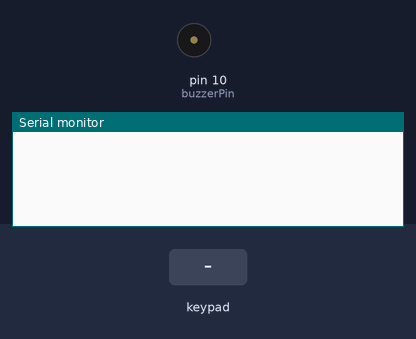
A sketch run on a simulated Arduino Uno, built with avr-gcc and run on an emulated ATmega328P. On the bench: buzzer (waves = sounding), the last lines printed to the serial monitor. The test bench sets the inputs (shaded band).

Above: at 1.2 s.
1.3 s: keypad keys 2 3 4 5 pressed 0.4 s apart
At 3.0 s:
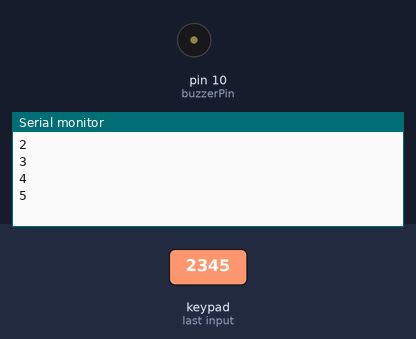
7.4 s: keypad keys 2 3 4 5 # pressed 0.4 s apart
At 10.4 s:
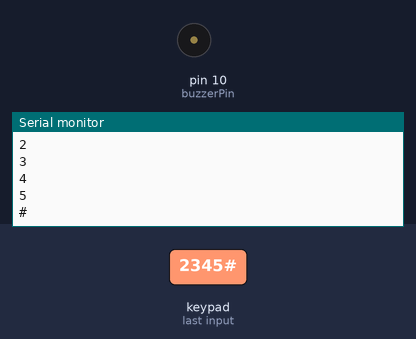
12.4 s: keypad keys 6 7 8 9 D pressed 0.4 s apart
At 15.3 s:
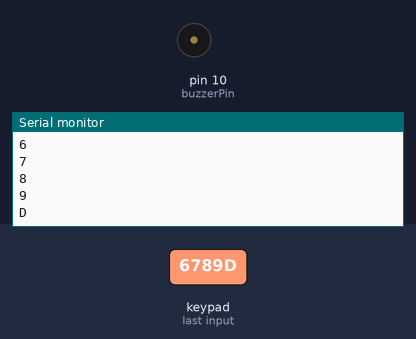
Timing chart, 0 to 16.8 s (numbered marks = the images above; inputs shaded):
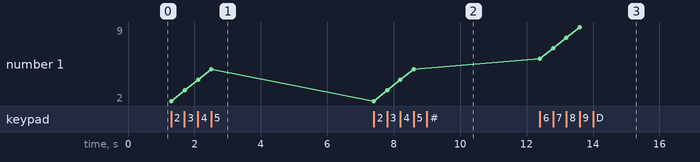

Measured:
- after the input at 1.3 s, the serial monitor: prints a new line at once (image 1)
- after the input at 7.4 s, the serial monitor: prints a new line at once (image 2)
- after the input at 12.4 s, the serial monitor: prints a new line at once (image 3)
- plotted number 1: 5 → 9 after the input at 12.4 s

The sketch:

tunetap.ino
```cpp
#include <Keypad.h>

const byte ROWS = 4;
const byte COLS = 4;

char keys[ROWS][COLS] = {
  {'1', '2', '3', 'A'},
  {'4', '5', '6', 'B'},
  {'7', '8', '9', 'C'},
  {'*', '0', '#', 'D'}
};

byte rowPins[ROWS] = {2, 3, 4, 5}; // Adjust as per wiring
byte colPins[COLS] = {6, 7, 8, 9}; // Adjust as per wiring

Keypad keypad = Keypad(makeKeymap(keys), rowPins, colPins, ROWS, COLS);

const int buzzerPin = 10;

int noteFreqs[8] = {262, 294, 330, 349, 392, 440, 494, 523};

void setup() {
  pinMode(buzzerPin, OUTPUT);
  Serial.begin(9600);
}

void loop() {
  char key = keypad.getKey();
  if (key) {
    Serial.println(key);

    switch (key) {
      case '1': tone(buzzerPin, noteFreqs[0]); break; // C4
      case '2': tone(buzzerPin, noteFreqs[1]); break; // D4
      case '3': tone(buzzerPin, noteFreqs[2]); break; // E4
      case '4': tone(buzzerPin, noteFreqs[3]); break; // F4
      case '5': tone(buzzerPin, noteFreqs[4]); break; // G4
      case '6': tone(buzzerPin, noteFreqs[5]); break; // A4
      case '7': tone(buzzerPin, noteFreqs[6]); break; // B4
      case '8': tone(buzzerPin, noteFreqs[7]); break; // C5
      default: noTone(buzzerPin); break;
    }
  } else {
    noTone(buzzerPin);
  }
}
```
